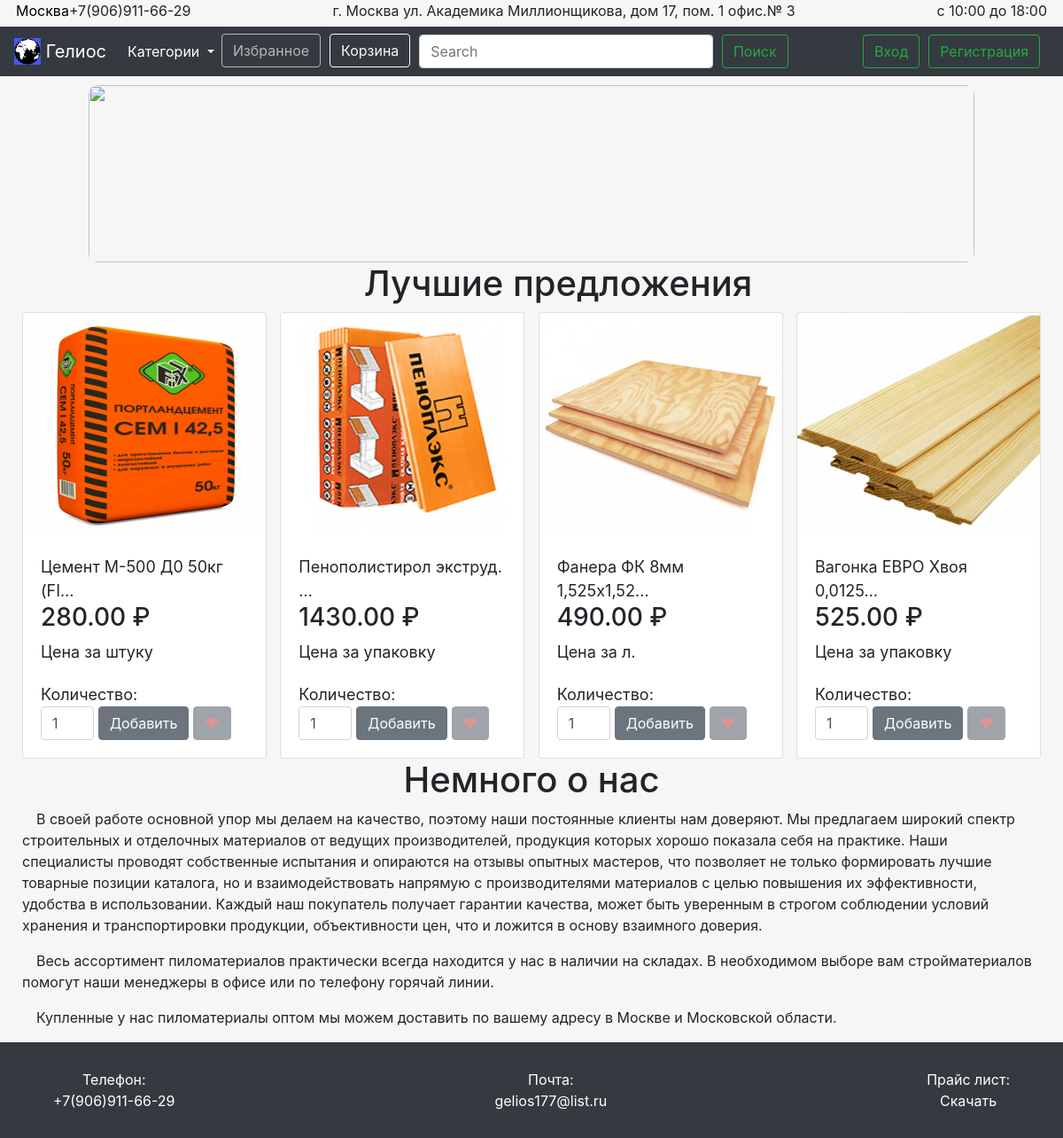
The page / on the database its author committed.
### product/models.py (models this page shows, shortened)
class Product(models.Model):
    name = models.CharField(max_length=100, blank=True, null=True, default=None)
    price = models.DecimalField(max_digits=10, decimal_places=2, default=0)
    price_per_some = models.ForeignKey(PricePerSome, blank=True, null=True, default=None)
    characteristic = models.TextField(blank=True, null=True, default=None)
    description = models.TextField(blank=True, null=True, default=None)
    category = models.ForeignKey(Category, blank=True, null=True, default=None)
    image = models.ImageField(upload_to='product_images\\')
    is_active = models.BooleanField(default=True)
    is_main = models.BooleanField(default=False)
    created = models.DateTimeField(auto_now_add=True, auto_now=False)
    updated = models.DateTimeField(auto_now_add=False,auto_now=True)
    class Meta:
        verbose_name = 'Товар'
        verbose_name_plural = 'Товары'

class PricePerSome(models.Model):
    name = models.CharField(max_length=100, blank=True, null=True, default=None)
    created = models.TimeField(auto_now_add=True, auto_now=False)
    updated = models.TimeField(auto_now_add=False, auto_now=True)
    def __str__(self):
        return 'Цена за ' + self.name
    class Meta:
        verbose_name = 'Цена за ...'
        verbose_name_plural = 'Цены за ...'

### main/views.py (the view)
# urls.py: url(r'^', include('main.urls')),
def main(request):
    products_rec = Product.objects.filter(is_main=True)
    index_arr = set()
    while len(index_arr) != 4:
        index_arr.add(random.randint(0, len(products_rec)-1))
    index_arr = list(index_arr)
    products = []
    for ind in index_arr:
        products.append(products_rec[ind])
    is_login = request.user.is_authenticated()
    user_name = request.user.username
    session_key = request.session.session_key
    if not session_key:
        request.session.cycle_key()
    if not is_login and session_key:
        user_name = session_key
        try:
            kek = UserData.objects.get(owner_name=user_name)
        except:
            UserData.objects.create(owner_name=user_name, liked_data='', order_data='')
    return render(request, 'main.html', locals())

### nav/templatetags/nav_items.py (called while the page is built)
@register.inclusion_tag('dropdown.html', takes_context=True)
def dropdown(context):
    res = []
    for elem in Category.objects.all():
        url = '_'.join(elem.name.split(' '))
        res.append([elem.name, url])
    return {'items': res}

### templates/main.html (shortened to what this page needs)
{% extends 'base.html' %}
{% load static %}
{% block content %}
  <div id="best-products-title">
    <h1>Лучшие предложения</h1>
  </div>
  <div id="best-products">
    {% for product in products %}
      <div class="card" id="best-product">
        <a href="{% url 'product' product.id %}">
          <img src="static/media/{{ product.image }}" id="best-product-image">
        </a>
        <div class="card-body">
            {{ product.name|truncatechars_html:25 }}
          <div id="price-data">
            <h3 id="best-product-price">{{ product.price }} &#8381</h3>
            <p id="best-price-per-one">{{ product.price_per_some }}</p>
          </div>
          <div class="label-input-controlled">Количество:</div>
          <div id="count-and-to-order">
            <form id="main-input-butt" class="product-stuff-cont" action="{% url 'update_order' %}">
              <input class="form-control to-order-count {{ product.id }}-product-input" type="number" id="count-of-best-product"
                     min="0" max="1000000" value="1" placeholder="0">
              <button class="btn btn-secondary to-order-butt {{ product.id }}-to-hide-btn" id="main-add-order-btn"
                data-product_id = "{{ product.id }}"
                data-is_delete = "false"
                data-loc = "main"
              >Добавить</button>
            </form>
            <form class="product-liked-form" action="{% url 'update_favorites' %}">
              <button class="btn btn-secondary like-butt {{ product.id }}-to-hide-like" id="like-butt"
              {% if not is_login %} disabled {% endif %}
                      data-product_id = "{{ product.id }}"
                      data-is_delete="false"
                      data-loc="main"
              >&#10084;</button>
            </form>
          </div>
        </div>
      </div>
    {% endfor %}
  </div>
  <div id="about-us-title">
    <h1>Немного о нас</h1>
  </div>
  <div id="content-about-shop">
    <div id="first-article-with-picture">
      <p id="first-articl-discription">&emsp;В своей работе основной упор мы делаем на качество, поэтому наши постоянные клиенты нам доверяют. Мы предлагаем широкий спектр строительных и отделочных материалов от ведущих производителей, продукция которых хорошо показала себя на практике. Наши специалисты проводят собственные испытания и опираются на отзывы опытных мастеров, что позволяет не только формировать лучшие товарные позиции каталога, но и взаимодействовать напрямую с производителями материалов с целью повышения их эффективности, удобства в использовании. Каждый наш покупатель получает гарантии качества, может быть уверенным в строгом соблюдении условий хранения и транспортировки продукции, объективности цен, что и ложится в основу взаимного доверия.</p>
    </div>
    <p>&emsp;Весь ассортимент пиломатериалов практически всегда находится у нас в наличии на складах. В необходимом выборе вам стройматериалов помогут наши менеджеры в офисе или по телефону горячай линии.</p>
    <p>&emsp;Купленные у нас пиломатериалы оптом мы можем доставить по вашему адресу в Москве и Московской области.</p>
  </div>
{% endblock %}

### static/css/base.css (style rules this page uses)
.label-input-controlled { margin-top: 5px; }
#best-products { display: flex; flex-direction: row; justify-content: space-between; margin-right: 25px; margin-left: 25px; }
#best-product { width: 24%; font-size: large; }
#best-product-image { width: 100%; height: 250px; margin-top: 3px; }
#best-product-price { width: 200px; }
#count-and-to-order { display: flex; flex-direction: row; justify-content: space-between; }
#main-add-order-btn { margin-left: 19%; }
#count-and-to-order input { width: 60px; margin-right: 10px; }
#main-input-butt { display: flex; flex-direction: row; }
#main-input-butt button { margin-right: 10px; }
#price-data { display: flex; flex-direction: column; justify-content: space-between; }
#best-products-title { display: flex; justify-content: center; }
#about-us-title { display: flex; justify-content: center; }
#first-article-with-picture { display: flex; flex-direction: row; }
#content-about-shop { margin-right: 25px; margin-left: 25px; }
@media (max-width: 1235px) { #best-products-title { margin-left: 5%; } }
@media (max-width: 1235px) { #count-and-to-order { width: auto; justify-content: flex-start; } }
@media (max-width: 1235px) { #count-and-to-order form input { margin-right: 0; } }
@media (max-width: 1235px) { #count-and-to-order form button { margin: 0; margin-left: 5px; } }
#like-butt { color: transparent; text-shadow: 0 0 0 indianred; }

### rows shown on the page
Product: image (picture), name "Цемент М-500 Д0 50кг (FI…", price "280.00", price_per_some "Цена за штуку"
Product: image (picture), name "Пенополистирол экструд. …", price "1430.00", price_per_some "Цена за упаковку"
Product: image (picture), name "Фанера ФК 8мм 1,525х1,52…", price "490.00", price_per_some "Цена за л."
Product: image (picture), name "Вагонка ЕВРО Хвоя 0,0125…", price "525.00", price_per_some "Цена за упаковку"
